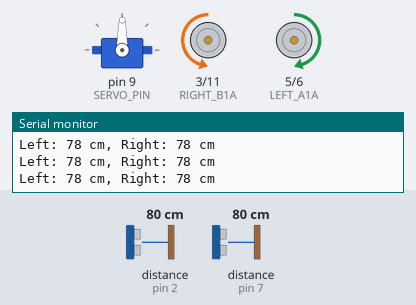
This sketch was run on a simulated Arduino Nano, built with avr-gcc and run on an emulated ATmega328P. Shown: servo, motor-driver pin pairs drawn as motors (green arrow = first pin HIGH = forward, orange = second pin HIGH = backward, longer = more drive), the last lines printed to the serial monitor. Wiring (inferred from the names in the program): 2 × ultrasonic range finder: trigger pin 4, echo pin 2 / trigger pin 8, echo pin 7. Inputs (shaded band) come from the test bench; at power-on: distance to the obstacle (sensors on pin 2, pin 7) 80 cm. The echo pulse lasts 58.3 µs per cm.

Above: at 1.4 s.
1.5 s: distance to the obstacle (sensor on pin 2) set to 22 cm
4.5 s: distance to the obstacle (sensor on pin 2) set to 18 cm
At 5.4 s:
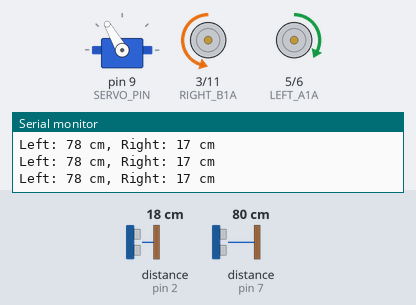
6.0 s: distance to the obstacle (sensor on pin 7) set to 22 cm
9.0 s: distance to the obstacle (sensor on pin 7) set to 18 cm
At 10.0 s:
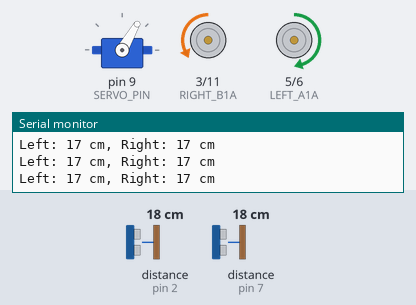
10.5 s: distance to the obstacle (sensor on pin 7) set to 60 cm
At 11.3 s:
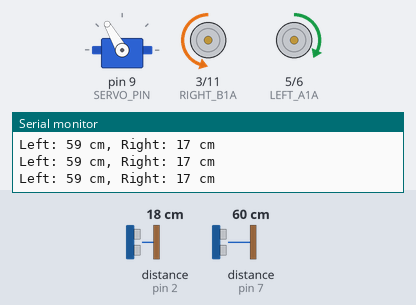
12.0 s: distance to the obstacle (sensor on pin 7) set to 9 cm
At 12.8 s:
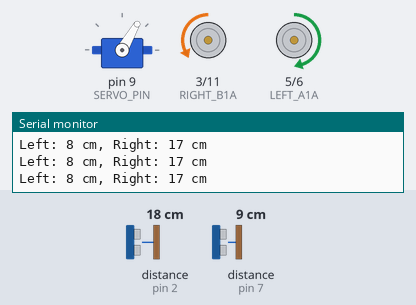
Timing chart, 0 to 14.5 s (numbered marks = the images above; inputs shaded):
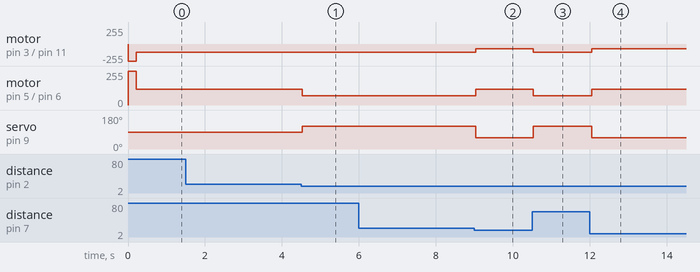

Measured:
- the behaviour switches between 21 and 20 cm on distance to the obstacle (sensor on pin 2) (found by bisection; images 0 and 1)
- the behaviour switches between 21 and 20 cm on distance to the obstacle (sensor on pin 7) (found by bisection; images 1 and 2)
- after the input at 4.5 s, motor on pin 5 (LEFT_A1A) / pin 6 (LEFT_A1B): forward 120/255 → forward 70/255 at once; servo on pin 9 (SERVO_PIN): 90° → 120° at once
- after the input at 9.0 s, motor on pin 3 (RIGHT_B1A) / pin 11 (RIGHT_B1B): backward 120/255 → backward 70/255 at once; motor on pin 5 (LEFT_A1A) / pin 6 (LEFT_A1B): forward 70/255 → forward 120/255 at once; servo on pin 9 (SERVO_PIN): 120° → 60° at once
- after the input at 10.5 s, motor on pin 3 (RIGHT_B1A) / pin 11 (RIGHT_B1B): backward 70/255 → backward 120/255 at once; motor on pin 5 (LEFT_A1A) / pin 6 (LEFT_A1B): forward 120/255 → forward 70/255 at once; servo on pin 9 (SERVO_PIN): 60° → 120° at once
- after the input at 12.0 s, motor on pin 3 (RIGHT_B1A) / pin 11 (RIGHT_B1B): backward 120/255 → backward 70/255 after 0.05 s; motor on pin 5 (LEFT_A1A) / pin 6 (LEFT_A1B): forward 70/255 → forward 120/255 after 0.05 s; servo on pin 9 (SERVO_PIN): 120° → 60° after 0.05 s

The sketch:

wro_car_diff.ino
```cpp
/*
 * WRO Car (differential drive) — Arduino
 *
 * Motor pins are all PWM-capable (D3, D5, D6, D11) and avoid Timer1,
 * because the Servo library takes over Timer1 (PWM on D9/D10 stops working).
 *
 * Drive (L9110S)
 *   Left motor:   D5  A1A  |  D6  A1B
 *   Right motor:  D3  B1A  |  D11 B1B
 *
 * Ultrasonic sensors (HC-SR04)
 *   Right:  D2 Echo  |  D4 Trig
 *   Left:   D7 Echo  |  D8 Trig
 *
 * Pointer with SG90 servo (points the way the car is turning)
 *   Servo:  D9 Signal
 */

#include <Arduino.h>
#include <Servo.h>

// Pins
#define LEFT_A1A 5
#define LEFT_A1B 6
#define RIGHT_B1A 3
#define RIGHT_B1B 11
#define R_ECHO 2
#define R_TRIG 4
#define L_ECHO 7
#define L_TRIG 8
#define SERVO_PIN 9

// Config
#define THRESHOLD_CM  20
#define MOTOR_SPEED    120   // 0-255, where 255 is full speed forward.
#define TURN_SPEED      70   // slower speed for the wheel on the inside of a turn

#define SERVO_LEFT     120   // servo angle in degrees (0-180)
#define SERVO_STRAIGHT  90
#define SERVO_RIGHT     60

Servo pointerServo;

long getDistance(int trigPin, int echoPin) {
  digitalWrite(trigPin, LOW);
  delayMicroseconds(2);
  digitalWrite(trigPin, HIGH);
  delayMicroseconds(10);
  digitalWrite(trigPin, LOW);
  long duration = pulseIn(echoPin, HIGH, 30000); // will time out after 30000 microseconds
  return duration * 0.034 / 2;
}

// Drive the left motor forward at the specified speed (0-255)
void leftForward(int speed) {
  digitalWrite(LEFT_A1B, LOW);
  analogWrite(LEFT_A1A, speed);
}

// Drive the right motor forward at the specified speed (0-255)
// (mounted mirrored, so it is driven through the other pin of the pair)
void rightForward(int speed) {
  digitalWrite(RIGHT_B1A, LOW);
  analogWrite(RIGHT_B1B, speed);
}

// This function only executes once.
void setup() {
  Serial.begin(9600);
  pinMode(R_TRIG, OUTPUT); pinMode(R_ECHO, INPUT);
  pinMode(L_TRIG, OUTPUT); pinMode(L_ECHO, INPUT);
  pinMode(LEFT_A1A, OUTPUT);
  pinMode(LEFT_A1B, OUTPUT);
  pinMode(RIGHT_B1A, OUTPUT);
  pinMode(RIGHT_B1B, OUTPUT);

  pointerServo.attach(SERVO_PIN);
  pointerServo.write(SERVO_STRAIGHT);

  // Kick-start: full power briefly to overcome static friction, otherwise
  // the motors can just whine at low PWM without turning.
  leftForward(255);
  rightForward(255);
  delay(200);
}

// This function executes repeatedly in a loop.
void loop() {
  long distRight = getDistance(R_TRIG, R_ECHO);
  long distLeft  = getDistance(L_TRIG, L_ECHO);

  Serial.print("Left: "); Serial.print(distLeft);
  Serial.print(" cm, Right: "); Serial.print(distRight);
  Serial.println(" cm");

  if (distLeft < THRESHOLD_CM) {
    // Wall on the left: slow down the right wheel to turn right
    leftForward(MOTOR_SPEED);
    rightForward(TURN_SPEED);
    pointerServo.write(SERVO_RIGHT);
  } else if (distRight < THRESHOLD_CM) {
    // Wall on the right: slow down the left wheel to turn left
    leftForward(TURN_SPEED);
    rightForward(MOTOR_SPEED);
    pointerServo.write(SERVO_LEFT);
  } else {
    leftForward(MOTOR_SPEED);
    rightForward(MOTOR_SPEED);
    pointerServo.write(SERVO_STRAIGHT);
  }

  delay(50);
}
```
